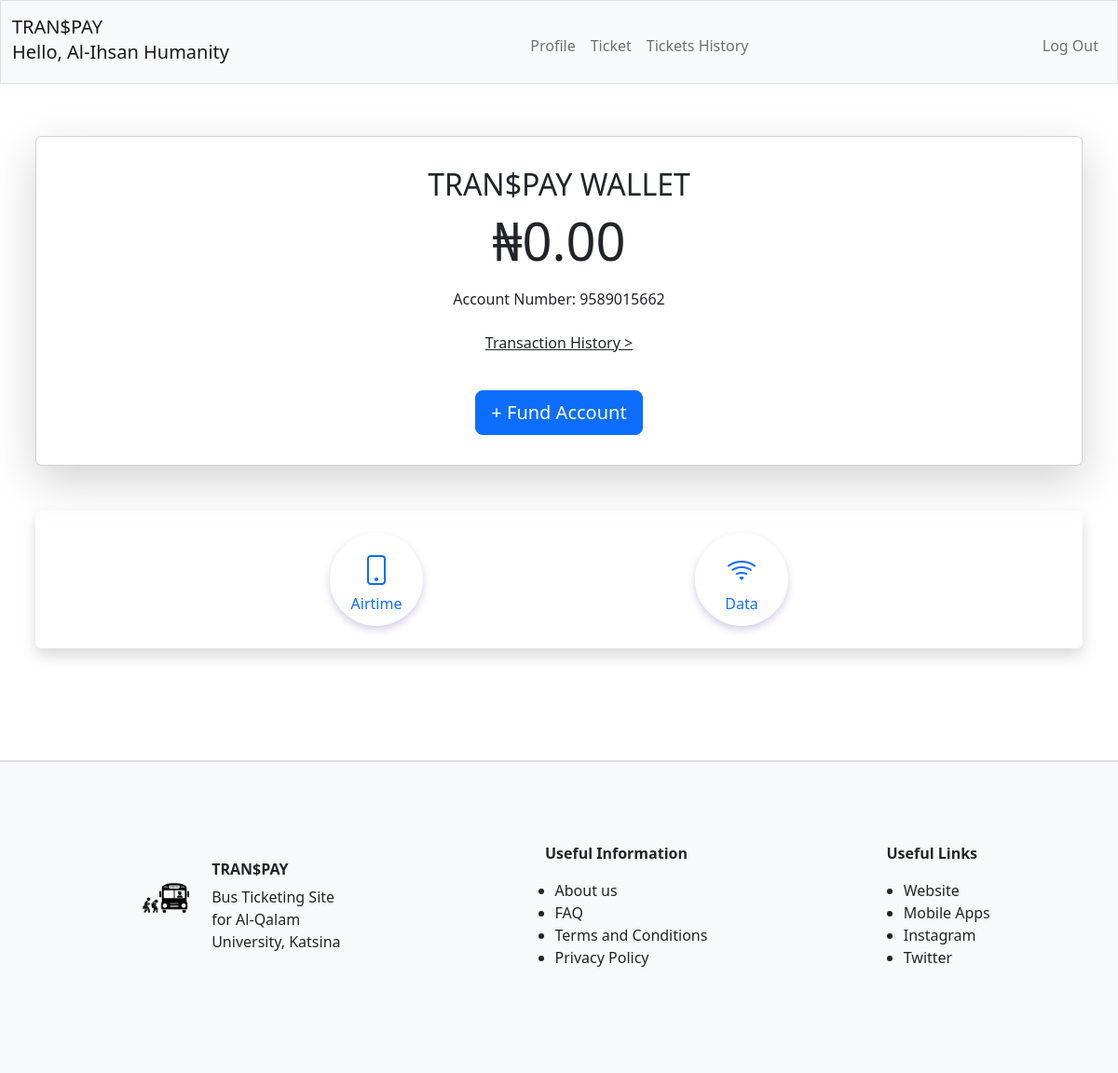
The app's page /home (signed in) with its own data.
### tables this page shows
CREATE TABLE users (
    id TEXT PRIMARY KEY,
    name TEXT NOT NULL,
    email TEXT NOT NULL,
    phoneNumber TEXT NOT NULL,
    accountNumber TEXT NOT NULL,
    gender TEXT NOT NULL,
    pass TEXT NOT NULL,
    amount REAL NOT NULL DEFAULT 0.00
, pin INTEGER NOT NULL DEFAULT 0000);

### app.py (the view)
@app.route("/home")
@login_required
def home():
    rows = db.execute("SELECT * FROM users WHERE Id = ?", session.get("user_id"))
    pin = rows[0]['pin']
    return render_template("home.html", rows=rows, pin=pin)

### app.py (called while the page is built)
@app.after_request
def after_request(response):
    response.headers["Cache-Control"] = "no-cache, no-store, must-revalidate"
    response.headers["Expires"] = 0
    response.headers["Pragma"] = "no-cache"
    return response

### helper.py (called while the page is built)
def login_required(f):
    @wraps(f)
    def decorated_function(*args, **kwargs):
        if session.get("user_id") is None:
            return redirect("/login")
        return f(*args, **kwargs)
    return decorated_function

def naira(value):
    return f"₦{value:,.2f}"

### templates/home.html (shortened to what this page needs)
{% extends "layout.html" %}
{% block nav %}
<h5>Hello, {{rows[0].name}}</h5>
{% endblock %}
{% block main %}
<div class="container mb-3 p-2">
    <div class="card text-dark bg-dark mb-3 shadow-lg p-3 mb-5 bg-body rounded">
        <div class="card-body">
            <h2 class="card-title">TRAN$PAY WALLET</h2>
            <p class="card-text display-4">{{rows[0].amount | naira }}</p>
            <p class="card-text">Account Number: {{rows[0].accountNumber}}</p>
            <a href="/transaction-history" class="btn btn-link text-dark">Transaction History ></a>
        </div>
        <div class="d-grid p-3">
            <a href="/fund-account"><button class="btn btn-primary btn-lg">+ Fund Account</button></a>
        </div>
    </div>
    <div class="d-flex flex-row justify-content-evenly p-4 shadow p-3 mb-5 bg-body rounded">
        <a href="/airtime" class="text-decoration-none">
            <div class="p-3 text-center circular-div">
                <i class="bi bi-phone" style="font-size: 2rem;"></i>
                <p>Airtime</p>
            </div>
        </a>
        <a href="/data" class="text-decoration-none">
            <div class="p-3 text-center circular-div">
               <i class="bi bi-wifi" style="font-size: 2rem;"></i>
               <p>Data</p>
            </div>
        </a>
    </div>
</div>
{% endblock %}

### templates/layout.html (shortened to what this page needs)
<!DOCTYPE html>
<html lang="en">
    <head>
        <link href="https://stackpath.bootstrapcdn.com/bootstrap/5.1.3/css/bootstrap.min.css" rel="stylesheet">
        <link href="https://cdnjs.cloudflare.com/ajax/libs/bootstrap-icons/1.5.0/font/bootstrap-icons.min.css" rel="stylesheet">
        <link href="https://cdn.jsdelivr.net/npm/bootstrap@5.3.3/dist/css/bootstrap.min.css" rel="stylesheet">
        <link href="/static/styles.css" rel="stylesheet">
    </head>
    <body>
        <nav class="bg-light border navbar navbar-expand-md navbar-light">
            <div class="container-fluid">
                <a class="navbar-brand" href="/"><span>TRAN</span><span >$</span><span>PAY</span> {% block nav %} {% endblock %}</span></a>
                <div class="collapse navbar-collapse" id="navbar">
                    {% if session["user_id"] %}
                        <ul class="navbar-nav ms-auto mt-2">
                            <li class="nav-item"><a class="nav-link" href="/profile">Profile</a></li>
                            <li class="nav-item"><a class="nav-link" href="/ticket">Ticket</a></li>
                            <li class="nav-item"><a class="nav-link" href="/tickets-history">Tickets History</a></li>
                        </ul>
                        <ul class="navbar-nav ms-auto mt-2">
                            <li class="nav-item"><a class="nav-link" href="/logout">Log Out</a></li>
                        </ul>
                    {% endif %}
                </div>
            </div>
        </nav>
        <main class="container-fluid py-5 text-center">
            {% block main %}{% endblock %}
        </main>
        <footer>
            <div class="d-flex flex-row bd-highlight justify-content-around border-top border-2 align-items-center p-5 flex-wrap bg-light">
                <div class="d-flex p-5 bd-highlight">
                    <div class="p-3 bd-highlight">
                        <img alt="logo" src="/static/school.png" width="50px" height="50px">
                    </div>
                    <div class="p-2 bd-highlight">
                        <p class="text-start fs-6 text fw-bolder no-margin">TRAN$PAY</p>
                        <p class="text-start fs-6 text fw-lighter text-wrap no-margin" style="width: 150px;">Bus Ticketing Site for Al-Qalam University, Katsina</p>
                    </div>
                </div>
                <div class="d-flex flex-column p-5 bd-highlight">
                    <p class="text-center fs-6 text fw-bolder no-margin">Useful Information</p>
                    <ul>
                        <li>About us</li>
                        <li>FAQ</li>
                        <li>Terms and Conditions</li>
                        <li>Privacy Policy</li>
                    </ul>
                </div>
                <div class="d-flex flex-column p-5 bd-highlight">
                    <p class="text-center fs-6 text fw-bolder no-margin">Useful Links</p>
                    <ul>
                        <li>Website</li>
                        <li>Mobile Apps</li>
                        <li>Instagram</li>
                        <li>Twitter</li>
                    </ul>
                </div>
              </div>
        </footer>
    </body>
</html>

### static/styles.css (style rules this page uses)
.no-margin { margin-top: -10px; }
.circular-div { width: 100px; height: 100px; border-radius: 50%; box-shadow: 0 4px 8px rgba(50, 3, 138, 0.2); }

### records on screen
users: name "Al-Ihsan Humanity", amount "₦0.00", accountNumber "9589015662"
